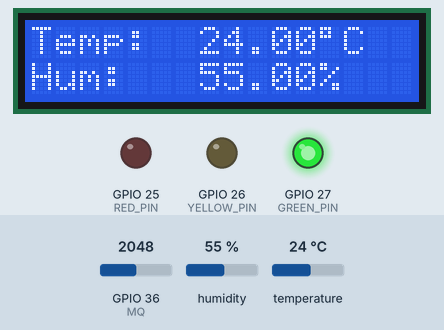
Recording of a sketch running on a simulated ESP32. Parts: 16×2 character LCD, output pins drawn as LEDs (lit = HIGH). The inputs (shaded band) are chosen by the test bench; at power-on: humidity 55 %, temperature 24 °C, GPIO 36 (MQ) = 2048. WiFi joins after 1.5 s; servers stay silent unless stated; what the sketch prints to the serial monitor is not drawn.

Above: at 2.7 s.
2.8 s: humidity set to 22 %
At 8.5 s:
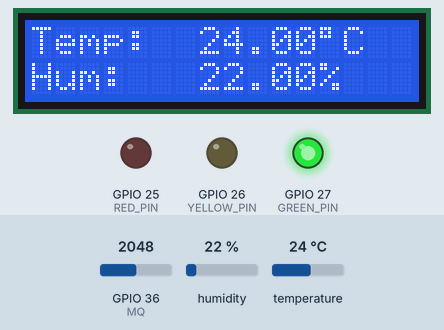
14.7 s: temperature set to 12 °C
At 20.0 s:
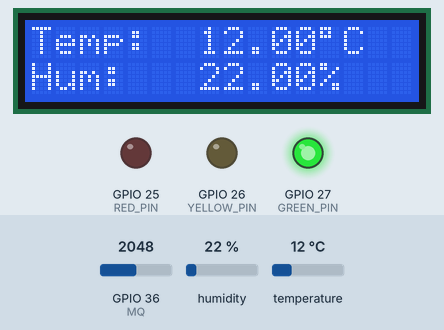
24.1 s: humidity set to 40 %
At 26.3 s:
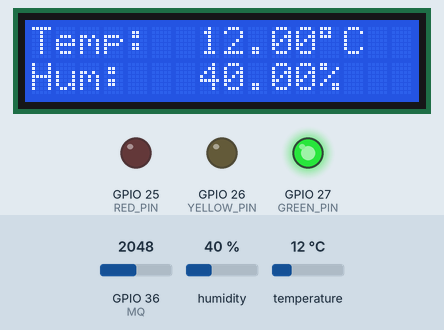
30.8 s: temperature set to 19 °C
At 32.6 s:
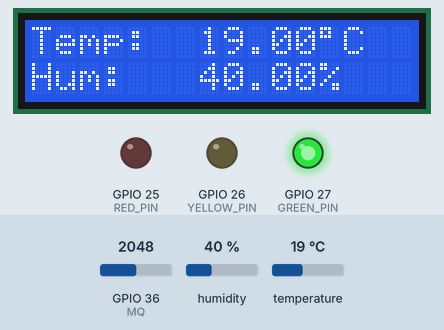
Timing chart, 0 to 34.1 s (numbered marks = the images above; inputs shaded):
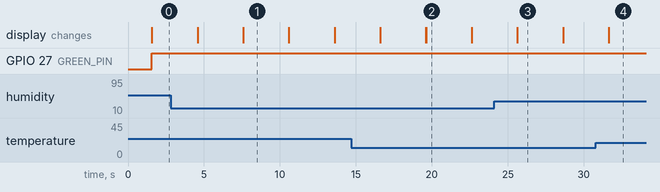

Measured:
- what the display in image 1 shows lasts 3.0 s, from 7.6 s to 10.6 s

The sketch:

sketch_jun12a.ino
```cpp
#include <DHT.h>
#include <LiquidCrystal.h>
#include <WiFi.h>
#include <WebServer.h>

// Web Server Credentials:

const char* ssid = "SpectrumSetup-83";
const char* password = "greentrain069";

// Outputs

String tempReading = "";
String humReading = "";
String ppmReading = "";
String qualityReading = "";

// Web server object

WebServer server(80);

// HTML + CSS + JavaScript dashboard

void handleRoot()
{
  String html = "<!DOCTYPE html>"
    "<html><head>"
    "<meta name='viewport' content='width=device-width, initial-scale=1'>"
    "<title>Air Quality Monitor</title>"
    "<style>"
      "body{"
        "font-family: Arial, sans-serif;"
        "background:#f2f2f2;"
        "text-align:center;"
        "padding:30px;"
      "}"
      ".card{"
        "background:#fff;"
        "max-width:360px;"
        "margin:0 auto;"
        "padding:20px;"
        "border-radius:10px;"
        "box-shadow:0 2px 8px rgba(0,0,0,0.15);"
      "}"
      "h2{margin-top:0;}"
      "#clock{"
        "font-size:16px;"
        "color:#555;"
        "margin-bottom:20px;"
      "}"
      ".reading{"
        "font-size:18px;"
        "margin:10px 0;"
        "text-align:left;"
        "padding-left:20px;"
      "}"
      ".value{"
        "font-weight:bold;"
      "}"
      "#quality{"
        "font-weight:bold;"
        "padding:6px;"
        "border-radius:6px;"
        "display:inline-block;"
      "}"
    "</style>"
    "</head>"
    "<body>"
    "<div class='card'>"
      "<h2>ESP32 Air Quality Monitor</h2>"
      "<div id='clock'>--</div>"
      "<div class='reading'>Temperature: <span class='value'><span id='temp'>--</span> &deg;C</span></div>"
      "<div class='reading'>Humidity: <span class='value'><span id='hum'>--</span> %</span></div>"
      "<div class='reading'>Gas Level (PPM): <span class='value' id='ppm'>--</span></div>"
      "<div class='reading'>Air Quality: <span id='quality'>--</span></div>"
    "</div>"
    "<script>"
    "function updateClock(){"
      "document.getElementById('clock').innerText = new Date().toLocaleString();"
    "}"
    "setInterval(updateClock, 1000);"
    "updateClock();"

    "function updateColor(q){"
      "var el = document.getElementById('quality');"
      "el.innerText = q;"
      "if(q === 'GOOD'){ el.style.background = '#c8f7c5'; el.style.color = '#1a7a1a'; }"
      "else if(q === 'MODERATE'){ el.style.background = '#fff3b0'; el.style.color = '#8a6d00'; }"
      "else if(q === 'BAD'){ el.style.background = '#f7c5c5'; el.style.color = '#a10000'; }"
      "else { el.style.background = '#eee'; el.style.color = '#555'; }"
    "}"

    "setInterval(function(){"
      "fetch('/data')"
      ".then(r => r.json())"
      ".then(d => {"
        "document.getElementById('temp').innerText = d.temp;"
        "document.getElementById('hum').innerText = d.hum;"
        "document.getElementById('ppm').innerText = d.ppm;"
        "updateColor(d.quality);"
      "});"
    "}, 3000);"
    "</script>"
    "</body></html>";
  server.send(200, "text/html", html);
}

// JSON data endpoint

void handleData()
{
  String json = "{";
  json += "\"temp\":" + tempReading + ",";
  json += "\"hum\":" + humReading + ",";
  json += "\"ppm\":" + ppmReading + ",";
  json += "\"quality\":\"" + qualityReading + "\"";
  json += "}";
  server.send(200, "application/json", json);
}

////////////////////////////////////////////////////////////////////

// DHT pin# and type
#define DHTPIN 23
#define DHTTYPE DHT22
DHT dht(DHTPIN, DHTTYPE);

// LCD pin assignments
const int rs = 19, en = 18, d4 = 17, d5 = 16, d6 = 4, d7 = 21;
LiquidCrystal lcd(rs, en, d4, d5, d6, d7);

// Boolean flag

bool error = false;

// LED pins
#define RED_PIN 25
#define YELLOW_PIN 26
#define GREEN_PIN 27

// MQ135
#define MQ 36
String quality = "";

// Reprinting LCD

void rePrint()
{
  lcd.setCursor(0,0);
  lcd.print("Temp: ");
  lcd.setCursor(0, 1);
  lcd.print("Hum: ");
}

// Assign a level to PPM range

String airQuality(int &num, String &line)
{
  if(num < 5000)
  {
    line = "GOOD";
    // LED GREEN
  }
  else if (num >= 5000 && num <= 8000)
  {
    line = "MODERATE";
    // LED YELLOW
  }
  else if (num > 8000)
  {
    line = "BAD";
    // LED RED
  }

  return line;
}

// LED control

void ledControl(String &quality)
{
  // LED control - LEDs stay on for whole program

  if (quality == "GOOD")
  {
    digitalWrite(GREEN_PIN, HIGH);
    digitalWrite(RED_PIN, LOW);
    digitalWrite(YELLOW_PIN, LOW);
  }

  if (quality == "MODERATE")
  {
    digitalWrite(YELLOW_PIN, HIGH);
    digitalWrite(GREEN_PIN, LOW);
    digitalWrite(RED_PIN, LOW);
  }

  if (quality == "BAD")
  {
    digitalWrite(RED_PIN, HIGH);
    digitalWrite(YELLOW_PIN, LOW);
    digitalWrite(GREEN_PIN, LOW);
  }
}

void setup()
{
  // initialize serial monitor

  Serial.begin(115200);

  // Connect to WiFi network

  Serial.print("Connecting to ");
  Serial.println(ssid);
  WiFi.begin(ssid, password);
  while (WiFi.status() != WL_CONNECTED)
  {
    delay(500);
    Serial.print(".");
  }
  Serial.println("");
  Serial.println("WiFi connected.");
  Serial.println("IP address: ");
  Serial.println(WiFi.localIP());

  // Web Server Setup

  server.on("/", handleRoot);
  server.on("/data", handleData);

  // Start the web server

  server.begin();
  Serial.println("HTTP server started");

  // initialize LCD

  lcd.begin(16, 2);
  lcd.setCursor(0,0);
  lcd.print("Temp: ");
  lcd.setCursor(0, 1);
  lcd.print("Hum: ");

  // initialize DHT

  dht.begin();

  // initialize LEDS

  pinMode(RED_PIN, OUTPUT);
  pinMode(YELLOW_PIN, OUTPUT);
  pinMode(GREEN_PIN, OUTPUT);

}

void loop()
{
  server.handleClient();

  float temp = dht.readTemperature();
  float hum = dht.readHumidity();

  tempReading = String(temp, 1);
  humReading = String(hum, 1);

  int gasLevel = analogRead(MQ);
  ppmReading = String(gasLevel);
  Serial.println(gasLevel);

  // verify valid temp and humidity

  if (isnan(temp) || isnan(hum))
  {
    Serial.println("Invalid temperature or humidity");
    lcd.clear();
    lcd.setCursor(0,0);
    lcd.print("Error");
    error = true;
    return;
  }

  if (error)
  {
    rePrint();
  }
  error = false;

  // Call airQuality for air quality reading

  airQuality(gasLevel, quality);
  qualityReading = quality;

  // LED control - at least 1 led stays on for whole program

  ledControl(quality);

  // Display temp and humidity on LCD for 3 seconds

  lcd.setCursor(7, 0);
  lcd.print(temp);
  lcd.print((char)223);
  lcd.print ("C");

  lcd.setCursor(7, 1);
  lcd.print(hum);
  lcd.print("%");
  delay(3000);

  // Display air quality reading for 3 seconds

  lcd.clear();
  lcd.setCursor(0,0);
  lcd.print("Air Quality:");
  lcd.setCursor(7,1);
  lcd.print(quality);
  delay(3000);
  lcd.clear();
  rePrint();
}
```
